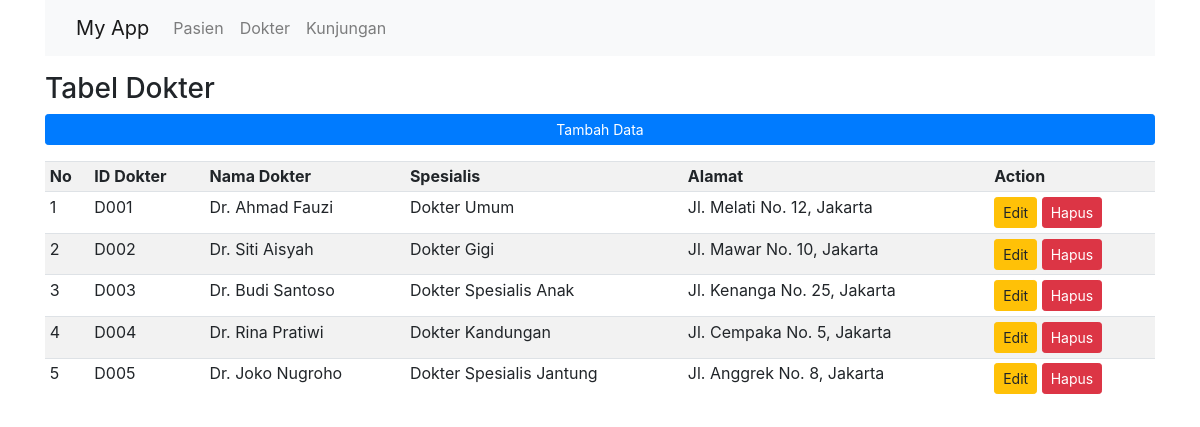
/controller_dokter.php, run on the app's committed database.
### tables this page shows
CREATE TABLE `dokter` (
  `idDokter` varchar(10) NOT NULL,
  `nmDokter` varchar(100) DEFAULT NULL,
  `spesialis` varchar(50) DEFAULT NULL,
  `alamat` varchar(100) DEFAULT NULL,
  `noTelp` varchar(15) DEFAULT NULL
);

### controller_dokter.php (called while the page is built, shortened)
<?php
include 'model_dokter.php';
$isiTabelDokter = getTabelDokter();
include 'view_dokter.php';
?>

### model_dokter.php (called while the page is built)
<?php
function koneksi() {
    $dbhost = "localhost";
    $dbuser = "root";
    $dbpass = "";
    $dbname = "rumah_sakit";
    return mysqli_connect($dbhost, $dbuser, $dbpass, $dbname);
}
function getTabelDokter() {
    $link = koneksi();
    $query = "SELECT * FROM dokter";
    $result = mysqli_query($link, $query);
    $hasil = mysqli_fetch_all($result, MYSQLI_ASSOC);
    return $hasil;
}
?>

### view_dokter.php (the view, shortened to what this page needs)
<html>
<head>
   <link rel="stylesheet" href="https://cdn.jsdelivr.net/npm/bootstrap@4.1.3/dist/css/bootstrap.min.css">
</head>
<body>
   <div class="container">
   <nav class="navbar navbar-expand-lg navbar-light bg-light">
           <div class="container-fluid">
               <a href="pasien.php" class="navbar-brand">My App</a>
               <div class="collapse navbar-collapse" id="navbarSupportedContent">
                   <ul class="navbar-nav me-auto mb-2 mb-lg-0">
                       <li class="nav-item">
                           <a href="index.php" class="nav-link" aria-current="page">Pasien</a>
                       </li>
                       <li class="nav-item">
                           <a href="controller_dokter.php" class="nav-link" aria-current="page">Dokter</a>
                       </li>
                       <li class="nav-item">
                           <a href="controller_kunjungan.php" class="nav-link" aria-current="page">Kunjungan</a>
                       </li>
                   </ul>
               </div>
           </div>
       </nav>
       <div class="row mt-3">
           <div class="col-sm">
               <h3>Tabel Dokter</h3>
           </div>
       </div>
       <div class="row">
           <div class="col">
               <a href="tambahdokter.php" class="btn btn-primary btn-sm d-flex justify-content-center">Tambah Data</a>
           </div>
       </div>
       <div class="row mt-3">
           <div class="col">
               <table class="table table-striped table-hover table-sm">
                   <tr>
                       <th>No</th>
                       <th>ID Dokter</th>
                       <th>Nama Dokter</th>
                       <th>Spesialis</th>
                       <th>Alamat</th>
                       <th>Action</th>
                   </tr>
                   <?php
                   $no = 1;
                   foreach ($isiTabelDokter as $data) {
                   ?>
                       <tr>
                           <td><?= $no++; ?></td>
                           <td><?= $data['idDokter']; ?></td>
                           <td><?= $data['nmDokter']; ?></td>
                           <td><?= $data['spesialis']; ?></td>
                           <td><?= $data['alamat']; ?></td>
                           <td>
                               <a href="editdokter.php?edit=<?= $data['idDokter']; ?>" class="btn btn-warning btn-sm">Edit</a>
                               <a href="koneksi.php?idDokter=<?= $data['idDokter']; ?>" class="btn btn-danger btn-sm">Hapus</a>
                           </td>
                       </tr>
                   <?php } ?>
               </table>
           </div>
       </div>
   </div>
</body>
</html>

### data on the page
dokter: idDokter "D001", nmDokter "Dr. Ahmad Fauzi", spesialis "Dokter Umum", alamat "Jl. Melati No. 12, Jakarta"
dokter: idDokter "D002", nmDokter "Dr. Siti Aisyah", spesialis "Dokter Gigi", alamat "Jl. Mawar No. 10, Jakarta"
dokter: idDokter "D003", nmDokter "Dr. Budi Santoso", spesialis "Dokter Spesialis Anak", alamat "Jl. Kenanga No. 25, Jakarta"
dokter: idDokter "D004", nmDokter "Dr. Rina Pratiwi", spesialis "Dokter Kandungan", alamat "Jl. Cempaka No. 5, Jakarta"
dokter: idDokter "D005", nmDokter "Dr. Joko Nugroho", spesialis "Dokter Spesialis Jantung", alamat "Jl. Anggrek No. 8, Jakarta"
